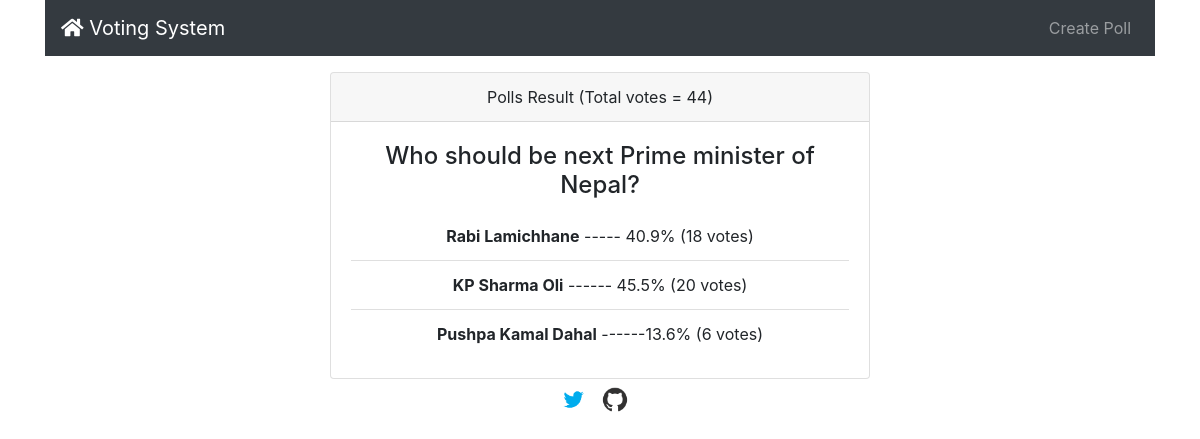
The page /result/1 on the database its author committed.
### vote_app/models.py (models this page shows, shortened)
class Vote(models.Model):
    question_text = models.CharField(max_length=250)
    option_one_text = models.CharField(max_length=20,default="a")
    option_two_text = models.CharField(max_length=20,default="b")
    option_three_text = models.CharField(max_length=20,default="c")
    option_one_count = models.IntegerField(default=0)
    option_two_count = models.IntegerField(default=0)
    option_three_count = models.IntegerField(default=0)
    option_one_image_url = models.CharField(max_length=250,default="https://images.unsplash.com/photo-1515549832467-8783363e19b6?ixlib=rb-1.2.1&ixid=eyJhcHBfaWQiOjEyMDd9&auto=format&fit=crop&w=282&q=80")
    option_two_image_url = models.CharField(max_length=250,default="https://images.unsplash.com/photo-1515549832467-8783363e19b6?ixlib=rb-1.2.1&ixid=eyJhcHBfaWQiOjEyMDd9&auto=format&fit=crop&w=282&q=80")
    option_three_image_url = models.CharField(max_length=250,default="https://images.unsplash.com/photo-1515549832467-8783363e19b6?ixlib=rb-1.2.1&ixid=eyJhcHBfaWQiOjEyMDd9&auto=format&fit=crop&w=282&q=80")
    def total(self):
        return self.option_one_count + self.option_two_count + self.option_three_count
    def in_percent_one(self):
        total = self.option_one_count + self.option_two_count + self.option_three_count
        if total > 0:
            result =  self.option_one_count / total *100
            return round(result,1)
        else:
            return 0
    def in_percent_two(self):
        total = self.option_one_count + self.option_two_count + self.option_three_count
        if total > 0:
            result =  self.option_two_count / total *100
            return round(result,1)
        else:
            return 0
    def in_percent_three(self):
        total = self.option_one_count + self.option_two_count + self.option_three_count
        if total > 0:
            result =  self.option_three_count / total *100
            return round(result,1)
        else:
            return 0

### vote_app/views.py (the view)
# urls.py: path('result/<int:vote_id>',views.result,name='result'),
def result(request,vote_id):
    result_of = Vote.objects.get(pk=vote_id)
    return render(request,'vote_app/result.html',{'result':result_of})

### vote_app/templates/vote_app/result.html (shortened to what this page needs)
{% extends 'vote_app/base.html' %}
{% block content %}
<div class="row mt-3">
        <div class="col-md-6 offset-md-3">
            <div class="card text-center">
                <div class="card-header">
                   Polls Result (Total votes = {{ result.total }})
                </div>
                <div class="card-body">
                  <h4 class="card-title">{{ result.question_text }}</h4>
                  <ul class="list-group list-group-flush">
                    <li class="list-group-item "><b>{{ result.option_one_text }}</b> ----- {{ result.in_percent_one  }}%    ({{ result.option_one_count }} votes)</li>
                    <li class="list-group-item"><b>{{ result.option_two_text }}</b>  ------ {{ result.in_percent_two  }}% ({{ result.option_two_count }} votes) </li>
                    <li class="list-group-item"><b>{{ result.option_three_text }}</b> ------{{ result.in_percent_three  }}% ({{ result.option_three_count }} votes)</li>
                  </ul>
                </div>
              </div>
        </div>
  </div>
{% endblock %}

### vote_app/templates/vote_app/base.html (shortened to what this page needs)
{% load static %}
<!doctype html>
<html lang="en">
  <head>
    <link rel="stylesheet" href="https://stackpath.bootstrapcdn.com/bootstrap/4.4.1/css/bootstrap.min.css">
    <link rel="stylesheet" href="{% static 'css/style.css' %}">
    <link rel="stylesheet" href="https://use.fontawesome.com/releases/v5.0.13/css/all.css"
>
  </head>
  <body>
      <div class="container">
        <nav class="navbar navbar-expand-lg navbar-dark bg-dark">
            <a class="navbar-brand" href="{% url 'index' %}"><i class="fas fa-home"></i> Voting System</a>
            <div class="collapse navbar-collapse" id="navbarNav">
              <ul class="navbar-nav ml-auto">
                <li class="nav-item">
                  <a class="nav-link" href="{% url 'create' %}">Create Poll</a>
                </li>
              </ul>
            </div>
          </nav>
        {% block content %}
        {% endblock %}
        <div class="mt-2 text-center ">
          <a href="https://twitter.com/pr_tuladhar"><img src="{% static 'twitter.png' %}" class="img_footer"> </a>
          <a href="https://github.com/prasannatuladhar/simple_voting_app"><img src="{% static 'git.png' %}" class="img_footer"> </a>
         </div>
      </div>
  </body>
</html>

### simple_voting_app/static/css/style.css (style rules this page uses)
img { width: auto !important; height: 140px !important; margin: 0 auto 1em auto; }
.img_footer { width: auto !important; height: 25px !important; }

### rows shown on the page
Vote: total "44", question_text "Who should be next Prime minister of Nepal?", option_one_text "Rabi Lamichhane", in_percent_one "40.9", option_one_count "18", option_two_text "KP Sharma Oli", in_percent_two "45.5", option_two_count "20", option_three_text "Pushpa Kamal Dahal", in_percent_three "13.6", option_three_count "6"
